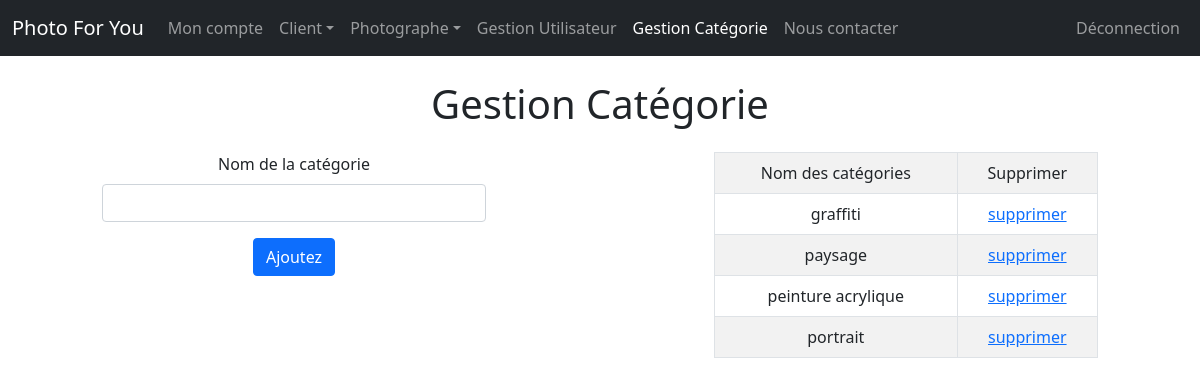
The app's page /gestion-categorie.php (signed in) with its own data.
### tables this page shows
CREATE TABLE IF NOT EXISTS `navbar` (
  `id` int(11) NOT NULL AUTO_INCREMENT,
  `acte` varchar(40) NOT NULL,
  `lien` varchar(40) NOT NULL,
  `droit` int(11) NOT NULL,
  PRIMARY KEY (`id`)
);

CREATE TABLE IF NOT EXISTS `categorie` (
  `nom_categorie` varchar(20) NOT NULL,
  PRIMARY KEY (`nom_categorie`)
);

### gestion-categorie.php (the view, shortened to what this page needs)
<!DOCTYPE html>
<html lang="fr">
<head>
	<?php include "includes/head.php"; ?>
</head>
	<body>
		<?php
		include "includes/bdd.php";
		include "includes/nav.php";
		?>
        <h1 class="text-center mt-4">Gestion Catégorie</h1>
		<div class="row justify-content-center mt-4">
            <div class="col-4 text-center">
                <form method="post">
                    <div class="mb-3">
                        <label for="nom_categorie" class="form-label">Nom de la catégorie</label>
                        <input type="text" class="form-control" name="nom_categorie" pattern="{3,20}" required>
                    </div>
                    <button type="submit" name="submit" class="btn btn-primary">Ajoutez</button>
                </form>
            </div>
            <div class="col-2"></div>
            <div class="col-4">
                <table class="text-center table table-bordered table-striped">
                    <tr>
                        <td class="p-2">Nom des catégories</td>
                        <td class="p-2">Supprimer</td>
                    </tr>
                <?php
                    $req = $bdd->query("SELECT * FROM Categorie");
                    $data = $req->fetchAll();
                    foreach ($data as $li){
                        echo '<tr>';
                        echo '<td>'.$li['nom_categorie'].'</td>';
                        echo '<td><a href="suppr-categorie.php?nom_categorie='.$li['nom_categorie'].'">supprimer<a></td>';
                        echo '</tr/>';
                    }
                ?>
                </table>
            </div>
        </div>
	</body>
</html>

### includes/nav.php (shortened to what this page needs)
<nav class="navbar navbar-expand-lg navbar-dark bg-dark">
  <div class="container-fluid">
    <a class="navbar-brand" href="index.php">Photo For You</a>
    <div class="collapse navbar-collapse" id="navbarSupportedContent">
      <ul class="navbar-nav me-auto">
        <?php
      if(isset($_SESSION['grade'])){
          echo '<li class="nav-item"><a class="nav-link" href="profil.php?id='.$_SESSION['id'].'">Mon compte</a></li>';
      }
          ?>
<?php
        if(isset($_SESSION['grade'])){
          if($_SESSION['grade'] == 'admin'){
            echo '<li class="nav-item dropdown">';
              echo '<a class="nav-link dropdown-toggle" href="#" id="navbarDropdown" role="button" data-bs-toggle="dropdown" aria-expanded="false">Client</a>';
            echo '</li>';
            echo '<li class="nav-item dropdown">';
              echo '<a class="nav-link dropdown-toggle" href="#" id="navbarDropdown" role="button" data-bs-toggle="dropdown" aria-expanded="false">Photographe</a>';
              echo '</li>';
            $req = $bdd->query("SELECT acte, lien FROM navbar WHERE droit=3");
            $data = $req->fetchAll();
            foreach ($data as $li){
              echo '<li class="nav-item"><a class="nav-link" href='.$li['lien'].'>'.$li['acte'].'</a></li>';
            }
          }
        }
?>
        <li class="nav-item"><a class="nav-link" href="nous-contacter.php">Nous contacter</a></li>
      </ul>
      <ul class="navbar-nav">
<?php
        if(isset($_SESSION['grade'])){
          echo '<li class="nav-item"><a class="nav-link" href="includes/logout.php">Déconnection</a></li>';
        }else{
          echo '<li class="nav-item"><a class="nav-link" href="connexion.php">Connexion</a></li>';
          echo '<li class="nav-item"><a class="nav-link" href="inscription.php">Inscription</a></li>';
        }
?>
      </ul>
    </div>
  </div>
</nav>

### records on screen
navbar: acte "Gestion Utilisateur"
navbar: acte "Gestion Catégorie"
categorie: nom_categorie "graffiti"
categorie: nom_categorie "paysage"
categorie: nom_categorie "peinture acrylique"
categorie: nom_categorie "portrait"
